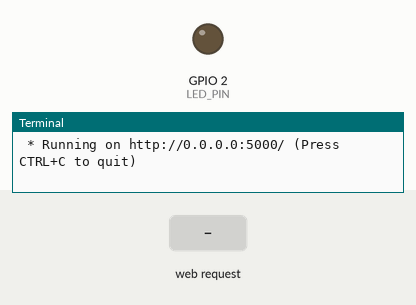
Bench run of a program on a simulated Raspberry Pi (BCM pin numbers). Shown: output pins drawn as LEDs (lit = HIGH), the last lines printed to the terminal. The inputs (shaded band) are chosen by the test bench. The clock reads 2024-03-15 10:24:30 at power-on unless the program sets it.

Above: at 1.2 s.
1.3 s: HTTP request for /led/on received
At 2.7 s:
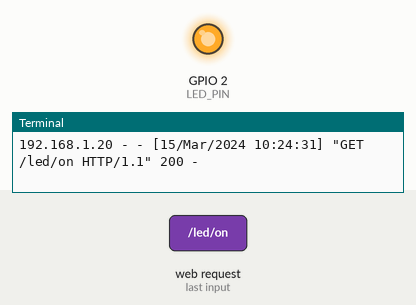
4.3 s: HTTP request for /led/off received
At 5.0 s:
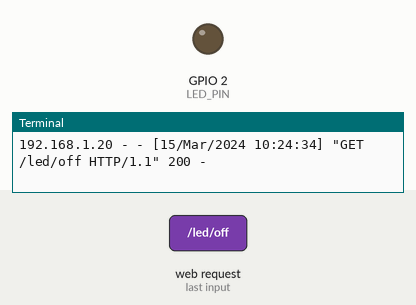
Timing chart, 0 to 7.3 s (numbered marks = the images above; inputs shaded):
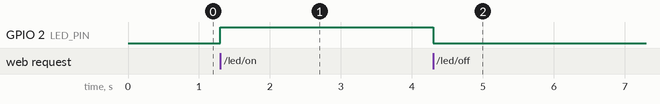

The program:

flask_led2.py
```python
from flask import Flask, render_template
import RPi.GPIO as GPIO

LED_PIN = 2
GPIO.setmode(GPIO.BCM)
GPIO.setup(LED_PIN,GPIO.OUT)

# Flask 객체 생성
app = Flask(__name__) # __name__ = 자기 파일 명


# 0.0.0.0:5000/
@app.route("/") # 연결되면 hello()에 연결해라
def hello():
    return render_template("led.html")

@app.route("/led/<op>") # 동적 라우팅
def led_op(op):
    if op == "on":
        GPIO.output(LED_PIN, GPIO.HIGH)
        return "LED ON"
    elif op == "off":
        GPIO.output(LED_PIN, GPIO.LOW)
        return "LED OFF"


# 터미널에서 직접 실행시킨 경우
if __name__ == "__main__":
    try:
        app.run(host="0.0.0.0", debug=True) # 0.0.0.0 = 127.0.0.1 = localhost
    finally:
        GPIO.cleanup()
```

Measured:
- after the input at 1.3 s, GPIO 2 (LED_PIN): LOW → HIGH at once
- after the input at 4.3 s, GPIO 2 (LED_PIN): HIGH → LOW at once
